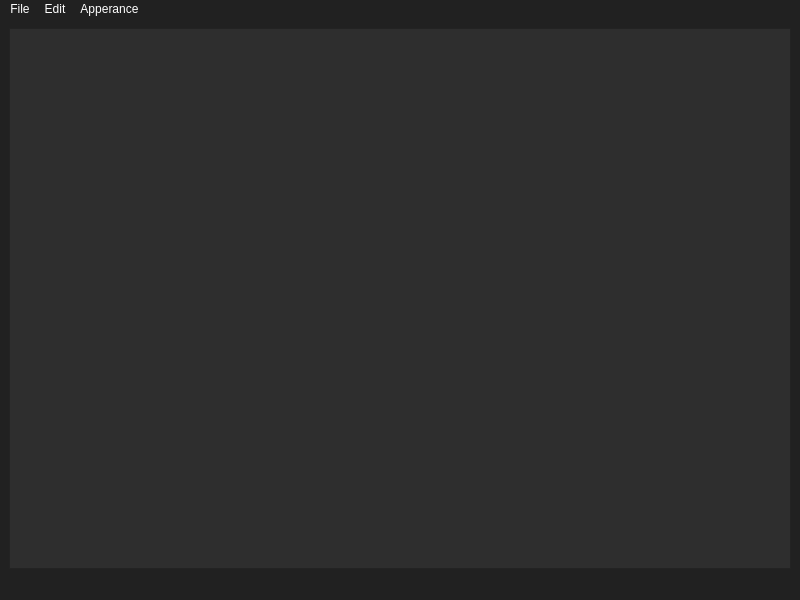
<?xml version="1.0" encoding="UTF-8"?>
<ui version="4.0">
 <class>MainWindow</class>
 <widget class="QMainWindow" name="MainWindow">
  <property name="geometry">
   <rect>
    <x>0</x>
    <y>0</y>
    <width>800</width>
    <height>600</height>
   </rect>
  </property>
  <property name="windowTitle">
   <string>MainWindow</string>
  </property>
  <property name="styleSheet">
   <string notr="true">QWidget{
background-color:rgb(33,33,33);
color:#FFFFFF
}

QTextEdit{
	background-color: rgb(46, 46,46);
	color:#FFFFFF
}
QMenuBar::item:selected{
 color:#000000
}</string>
  </property>
  <widget class="QWidget" name="centralwidget">
   <layout class="QGridLayout" name="gridLayout">
    <item row="0" column="0">
     <widget class="QTextEdit" name="textEdit">
      <property name="html">
       <string>&lt;!DOCTYPE HTML PUBLIC &quot;-//W3C//DTD HTML 4.0//EN&quot; &quot;http://www.w3.org/TR/REC-html40/strict.dtd&quot;&gt;
&lt;html&gt;&lt;head&gt;&lt;meta name=&quot;qrichtext&quot; content=&quot;1&quot; /&gt;&lt;style type=&quot;text/css&quot;&gt;
p, li { white-space: pre-wrap; }
&lt;/style&gt;&lt;/head&gt;&lt;body style=&quot; font-family:'Noto Sans'; font-size:10pt; font-weight:400; font-style:normal;&quot;&gt;
&lt;p style=&quot;-qt-paragraph-type:empty; margin-top:0px; margin-bottom:0px; margin-left:0px; margin-right:0px; -qt-block-indent:0; text-indent:0px;&quot;&gt;&lt;br /&gt;&lt;/p&gt;&lt;/body&gt;&lt;/html&gt;</string>
      </property>
     </widget>
    </item>
   </layout>
  </widget>
  <widget class="QMenuBar" name="menubar">
   <property name="geometry">
    <rect>
     <x>0</x>
     <y>0</y>
     <width>800</width>
     <height>30</height>
    </rect>
   </property>
   <widget class="QMenu" name="menuFile">
    <property name="title">
     <string>File</string>
    </property>
    <addaction name="actionNew"/>
    <addaction name="actionOpen"/>
    <addaction name="separator"/>
    <addaction name="actionSave"/>
    <addaction name="actionSave_As"/>
   </widget>
   <widget class="QMenu" name="menuEdit">
    <property name="title">
     <string>Edit</string>
    </property>
    <addaction name="actionUndo"/>
    <addaction name="actionRedo"/>
    <addaction name="separator"/>
    <addaction name="actionCopy"/>
    <addaction name="actionCut"/>
    <addaction name="actionPaste"/>
   </widget>
   <widget class="QMenu" name="menuAperance">
    <property name="title">
     <string>Apperance</string>
    </property>
    <addaction name="actionSet_Dark_Mode"/>
    <addaction name="actionSet_Light_Mode"/>
    <addaction name="actionIncrease_Font_Size"/>
    <addaction name="actionDecrease_Font_Size"/>
   </widget>
   <addaction name="menuFile"/>
   <addaction name="menuEdit"/>
   <addaction name="menuAperance"/>
  </widget>
  <widget class="QStatusBar" name="statusbar"/>
  <action name="actionNew">
   <property name="text">
    <string>New</string>
   </property>
   <property name="shortcut">
    <string>Ctrl+N</string>
   </property>
  </action>
  <action name="actionSave">
   <property name="text">
    <string>Save</string>
   </property>
   <property name="shortcut">
    <string>Ctrl+S</string>
   </property>
  </action>
  <action name="actionSave_As">
   <property name="text">
    <string>Save As</string>
   </property>
  </action>
  <action name="actionUndo">
   <property name="text">
    <string>Undo</string>
   </property>
   <property name="shortcut">
    <string>Ctrl+Z</string>
   </property>
  </action>
  <action name="actionRedo">
   <property name="text">
    <string>Redo</string>
   </property>
  </action>
  <action name="actionCopy">
   <property name="text">
    <string>Copy</string>
   </property>
   <property name="shortcut">
    <string>Ctrl+C</string>
   </property>
  </action>
  <action name="actionCut">
   <property name="text">
    <string>Cut</string>
   </property>
   <property name="shortcut">
    <string>Ctrl+X</string>
   </property>
  </action>
  <action name="actionPaste">
   <property name="text">
    <string>Paste</string>
   </property>
   <property name="shortcut">
    <string>Ctrl+V</string>
   </property>
  </action>
  <action name="actionOpen">
   <property name="text">
    <string>Open</string>
   </property>
  </action>
  <action name="actionSet_Dark_Mode">
   <property name="text">
    <string>Set Dark mode</string>
   </property>
  </action>
  <action name="actionSet_Light_Mode">
   <property name="text">
    <string>Set Light mode</string>
   </property>
  </action>
  <action name="actionIncrease_Font_Size">
   <property name="text">
    <string>Increase Font Size</string>
   </property>
  </action>
  <action name="actionDecrease_Font_Size">
   <property name="text">
    <string>Decrease Font Size</string>
   </property>
  </action>
 </widget>
 <resources/>
 <connections/>
</ui>
